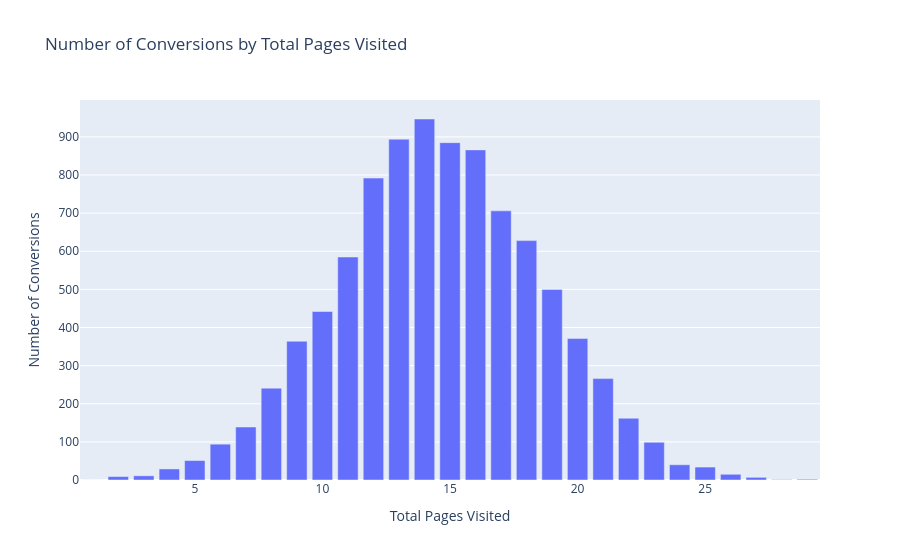

Notebook source saved alongside this figure:
### Code cell
data_country_converted = data_train.groupby("total_pages_visited")["converted"].sum().reset_index()

fig = px.bar(
    data_country_converted,
    x="total_pages_visited",
    y="converted",
    labels={"total_pages_visited": "Total Pages Visited", "converted": "Number of Conversions"},
    title="Number of Conversions by Total Pages Visited"
)
fig.show()

### Figure 1 — Plotly figure (JSON) as saved in the notebook; plotly's stock layout.template omitted (floating-point values rounded to 4 significant figures)
{"data": [{"hovertemplate": "Total Pages Visited=%{x}<br>Number of Conversions=%{y}<extra></extra>", "legendgroup": "", "marker": {"color": "#636efa", "pattern": {"shape": ""}}, "name": "", "orientation": "v", "showlegend": false, "textposition": "auto", "type": "bar", "x": [1, 2, 3, 4, 5, 6, 7, 8, 9, 10, 11, 12, 13, 14, 15, 16, 17, 18, 19, 20, 21, 22, 23, 24, 25, 26, 27, 28, 29], "xaxis": "x", "y": [0, 9, 11, 29, 51, 94, 139, 241, 364, 442, 585, 792, 894, 947, 885, 866, 706, 628, 500, 371, 266, 162, 99, 40, 34, 15, 7, 1, 2], "yaxis": "y"}], "layout": {"barmode": "relative", "legend": {"tracegroupgap": 0}, "title": {"text": "Number of Conversions by Total Pages Visited"}, "xaxis": {"anchor": "y", "domain": [0, 1], "title": {"text": "Total Pages Visited"}}, "yaxis": {"anchor": "x", "domain": [0, 1], "title": {"text": "Number of Conversions"}}}}
